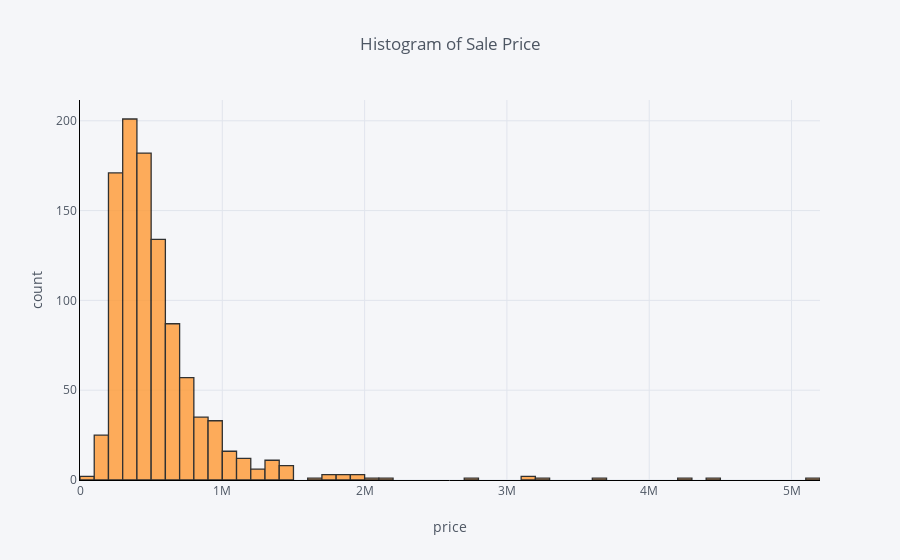

The cell this chart's notebook holds for it:
### Markdown cell above
## Histograma

Desenha o histograma da variavel

### Code cell
df['price'].iplot(
    kind='hist',
    bins=100,
    xTitle='price',
    linecolor='black',
    yTitle='count',
    title='Histogram of Sale Price')

### Figure 1 — Plotly figure (JSON) as saved in the notebook; plotly's stock layout.template omitted (floating-point values rounded to 4 significant figures; data arrays with more than 128 entries replaced by an {"elided": "..."} marker saying what was removed)
{"data": [{"histfunc": "count", "histnorm": "", "marker": {"color": "rgba(255, 153, 51, 1.0)", "line": {"color": "#000000", "width": 1.3}}, "name": "price", "nbinsx": 100, "opacity": 0.8, "orientation": "v", "type": "histogram", "uid": "88e9608d-1e21-404a-89b2-8213e526d071", "x": {"elided": "1001 int values"}}], "layout": {"barmode": "overlay", "legend": {"bgcolor": "#F5F6F9", "font": {"color": "#4D5663"}}, "paper_bgcolor": "#F5F6F9", "plot_bgcolor": "#F5F6F9", "title": {"font": {"color": "#4D5663"}, "text": "Histogram of Sale Price"}, "xaxis": {"gridcolor": "#E1E5ED", "linecolor": "black", "showgrid": true, "tickfont": {"color": "#4D5663"}, "title": {"font": {"color": "#4D5663"}, "text": "price"}, "zerolinecolor": "#E1E5ED"}, "yaxis": {"gridcolor": "#E1E5ED", "linecolor": "black", "showgrid": true, "tickfont": {"color": "#4D5663"}, "title": {"font": {"color": "#4D5663"}, "text": "count"}, "zerolinecolor": "#E1E5ED"}}}
